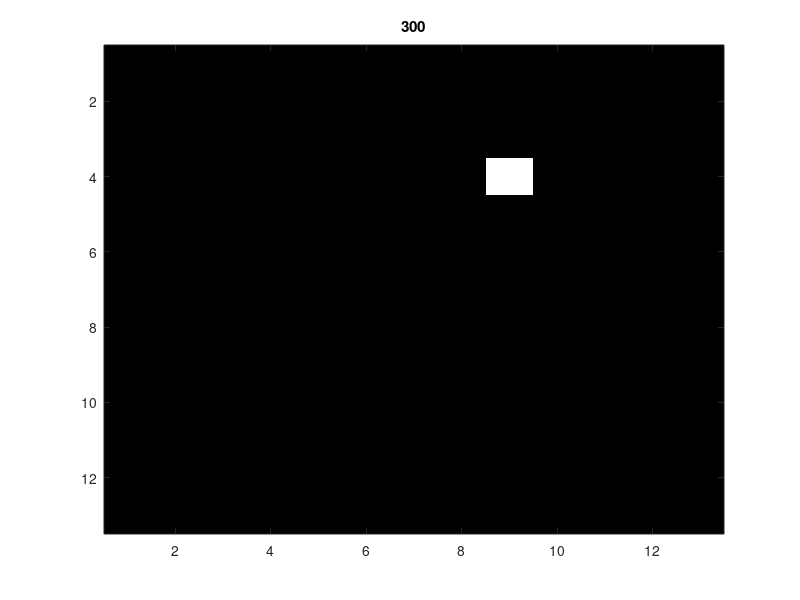

This figure's MATLAB source: (Note: this script raises an error after producing the figure.)
%% Power law and Neuronal Avalanche size

%%
M = zeros(13); % Electrode Grid HAS TO BE ODD
x= linspace(-3,3,13);

G = exp(-((meshgrid(x).^2+meshgrid(x).^2')/0.16));% Gaussian

G(7,7)=0; 
Des= sum(sum(G)) % lin(-3,3,13); sigma = 0.16 ~ 1 
imagesc(G);
W = zeros(13,13,[13*13]);
%%
i = 1;
for c =1:length(M);
    for r=1:length(M);
        M = zeros(13);
        
        M(c,r)=1;
        i=find(M);
        W(:,:,i) =conv2(M,G,'same');
        
       % while sum(sum(W(:,:,i))) < 1;
        %    W(:,:,i)=W(:,:,i).*(8/3);
        % end
    end
end



%% Initial conditions; 
avalanche = 1;
M = zeros(13);
D = zeros(300000,1);
pic = imagesc(M);colormap('gray');% plot
pause(0.4);
for i =1:300;
    
    v=find(M);
    M = sum(W(:,:,v),3) > rand(13,13);%
    M(v) =0;
   D(avalanche) = D(avalanche) + length(find(M)); % Avalanche Size
   
    if isempty(find(M))
        M(randi(13),randi(13))=1; % seed
        avalanche  = avalanche+1;
        D(avalanche)=1;
    end
   set(pic, 'CData',M); title(i)
   pause(0.2);
   drawnow;
end


%% Fast line
DI = D(1:avalanche);
size =log(unique(DI))
count = histcounts(DI,length(size));
loglog(count',unique(DI),'ro'); ylabel('Avalanche Frequency (LOG)');
xlabel('Avalanche Size (LOG)');

%% Mutilplot - additional plot of the each weight matrix
for i=1:169
    subplot(10,17,i);
    imagesc(W(:,:,i));
end
